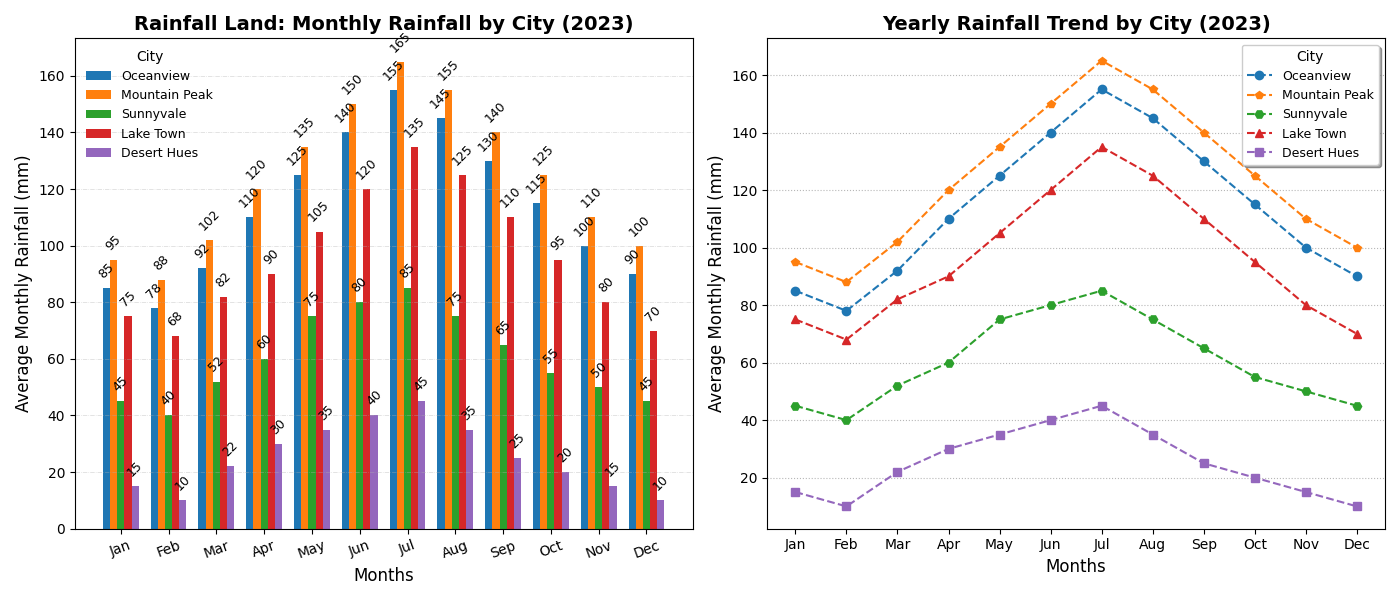

Generate this figure with Python:
import matplotlib.pyplot as plt
import numpy as np

cities = ['Oceanview', 'Mountain Peak', 'Sunnyvale', 'Lake Town', 'Desert Hues']

rainfall_data = np.array([
    [85, 78, 92, 110, 125, 140, 155, 145, 130, 115, 100, 90],
    [95, 88, 102, 120, 135, 150, 165, 155, 140, 125, 110, 100],
    [45, 40, 52, 60, 75, 80, 85, 75, 65, 55, 50, 45],
    [75, 68, 82, 90, 105, 120, 135, 125, 110, 95, 80, 70],
    [15, 10, 22, 30, 35, 40, 45, 35, 25, 20, 15, 10],
])

months = ['Jan', 'Feb', 'Mar', 'Apr', 'May', 'Jun', 'Jul', 'Aug', 'Sep', 'Oct', 'Nov', 'Dec']

fig, axs = plt.subplots(nrows=1, ncols=2, figsize=(14, 6))

# Bar chart setup
bar_width = 0.15
x = np.arange(len(months))

colors = ['#1f77b4', '#ff7f0e', '#2ca02c', '#d62728', '#9467bd']

for i, city in enumerate(cities):
    bars = axs[0].bar(x + i * bar_width, rainfall_data[i], bar_width, label=city, color=colors[i])
    for bar in bars:
        axs[0].annotate(f'{bar.get_height()}',
                        xy=(bar.get_x() + bar.get_width() / 2, bar.get_height()),
                        xytext=(0, 5), textcoords='offset points',
                        ha='center', va='bottom', fontsize=9, rotation=45)

axs[0].set_xlabel('Months', fontsize=12)
axs[0].set_ylabel('Average Monthly Rainfall (mm)', fontsize=12)
axs[0].set_title('Rainfall Land: Monthly Rainfall by City (2023)', fontsize=14, fontweight='bold')
axs[0].set_xticks(x + bar_width * (len(cities) / 2 - 0.5))
axs[0].set_xticklabels(months, fontsize=10, rotation=20)
axs[0].legend(title='City', fontsize=9, loc='upper left', frameon=False)
axs[0].yaxis.grid(True, linestyle='-.', linewidth=0.5, alpha=0.5)

marker_styles = ['o', 'p', 'H', '^', 's']

# Line chart setup
for i, city in enumerate(cities):
    axs[1].plot(months, rainfall_data[i], marker=marker_styles[i], linestyle='--', color=colors[i], label=city)

axs[1].set_xlabel('Months', fontsize=12)
axs[1].set_ylabel('Average Monthly Rainfall (mm)', fontsize=12)
axs[1].set_title('Yearly Rainfall Trend by City (2023)', fontsize=14, fontweight='bold')
axs[1].legend(title='City', fontsize=9, loc='upper right', frameon=True, shadow=True)
axs[1].yaxis.grid(True, linestyle=':', linewidth=0.8, alpha=0.9)

plt.tight_layout()
plt.show()
